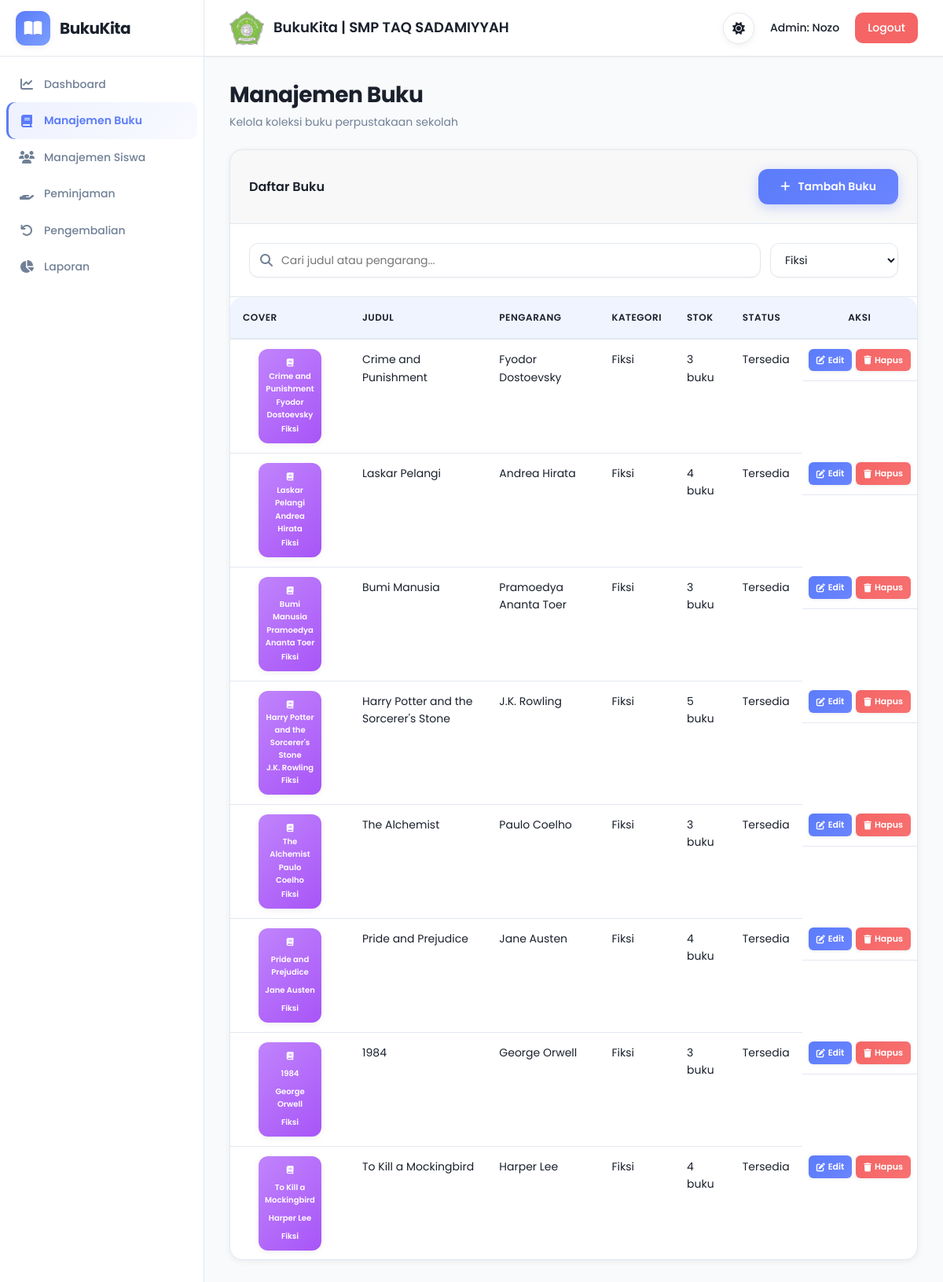
Screenshot of /pages/books.php?category=Fiksi (signed in) with the database file from the repository.
### tables this page shows
CREATE TABLE IF NOT EXISTS books (
    id INT PRIMARY KEY AUTO_INCREMENT,
    title VARCHAR(255) NOT NULL,
    author VARCHAR(255) NOT NULL,
    category VARCHAR(50) NOT NULL,
    cover VARCHAR(255) NULL,
    stock INT NOT NULL DEFAULT 3,
    status VARCHAR(20) DEFAULT 'available',
    created_at TIMESTAMP DEFAULT CURRENT_TIMESTAMP
);

### pages/books.php (the view, shortened to what this page needs)
<?php
require_once '../includes/functions.php';
$search = $_GET['search'] ?? '';
$filter_category = $_GET['category'] ?? '';
$query = "SELECT * FROM books WHERE 1=1";
$params = [];
$types = '';
if (!empty($filter_category)) {
    $query .= " AND category = ?";
    $params[] = $filter_category;
    $types .= 's';
}
$query .= " ORDER BY created_at DESC";
$stmt = $conn->prepare($query);
if (!empty($params)) {
    $stmt->bind_param($types, ...$params);
}
$stmt->execute();
$books = $stmt->get_result()->fetch_all(MYSQLI_ASSOC);
?>
<!DOCTYPE html>
<html lang="id">
<head>
    <link href="https://cdn.jsdelivr.net/npm/bootstrap@5.3.0/dist/css/bootstrap.min.css" rel="stylesheet">
    <link rel="stylesheet" href="https://cdnjs.cloudflare.com/ajax/libs/font-awesome/6.4.0/css/all.min.css">
    <link rel="stylesheet" href="../assets/css/style.css">
    <link rel="stylesheet" href="../assets/css/dark-mode.css">
</head>
<body class="dashboard-layout page-table-only">
    <div class="main-layout">
        <aside class="sidebar">
            <div class="sidebar-brand">
                <div class="book-logo">
                    <i class="fas fa-book-open"></i>
                </div>
                <span class="brand-title">BukuKita</span>
            </div>
            <nav>
                <a href="dashboard.php" class="nav-link">
                    <i class="fas fa-chart-line"></i> <span>Dashboard</span>
                </a>
                <a href="books.php" class="nav-link active">
                    <i class="fas fa-book"></i> <span>Manajemen Buku</span>
                </a>
                <a href="students.php" class="nav-link">
                    <i class="fas fa-users"></i> <span>Manajemen Siswa</span>
                </a>
                <a href="borrowing.php" class="nav-link">
                    <i class="fas fa-hand-holding"></i> <span>Peminjaman</span>
                </a>
                <a href="returning.php" class="nav-link">
                    <i class="fas fa-undo"></i> <span>Pengembalian</span>
                </a>
                <a href="reports.php" class="nav-link">
                    <i class="fas fa-chart-pie"></i> <span>Laporan</span>
                </a>
            </nav>
        </aside>
        <main class="content-wrapper">
            <nav class="navbar">
                <div class="navbar-content">
                    <div class="navbar-title">
                        <img src="../assets/uploads/logo/logo-transparent.png" alt="Logo SMP TAQ SADAMIYYAH" class="school-logo">
                        BukuKita | SMP TAQ SADAMIYYAH
                    </div>
                    <div class="navbar-user">
                        <button class="theme-toggle-btn" title="Switch Theme">
                            <i class="fas fa-sun"></i>
                        </button>
                        <span class="user-name">Admin: <?php echo htmlspecialchars($_SESSION['username']); ?></span>
                        <a href="../auth/logout.php" class="btn-logout">Logout</a>
                    </div>
                </div>
            </nav>
            <section class="dashboard-content">
        <div class="page-header">
            <h2>Manajemen Buku</h2>
            <p>Kelola koleksi buku perpustakaan sekolah</p>
        </div>
        <div class="card table-card">
            <div class="card-header">
                <h5>Daftar Buku</h5>
                <button type="button" class="btn btn-primary" onclick="addBook()">
                    <i class="fas fa-plus"></i> Tambah Buku
                </button>
            </div>
            <div class="card-body" style="border-bottom: 1px solid var(--border-color);">
                <div class="search-box" style="margin-bottom: 0;">
                    <div class="search-wrapper">
                        <i class="fas fa-search"></i>
                        <input type="text" class="search-input" id="searchInput" placeholder="Cari judul atau pengarang..." value="<?php echo htmlspecialchars($search); ?>">
                    </div>
                    <select class="filter-select" id="categoryFilter">
                        <option value="Fiksi" <?php echo $filter_category === 'Fiksi' ? 'selected' : ''; ?>>Fiksi</option>
                    </select>
                </div>
            </div>
            <div class="table-responsive">
                <table>
                    <thead>
                        <tr>
                            <th>Cover</th>
                            <th>Judul</th>
                            <th>Pengarang</th>
                            <th>Kategori</th>
                            <th>Stok</th>
                            <th>Status</th>
                            <th style="text-align: center;">Aksi</th>
                        </tr>
                    </thead>
                    <tbody id="booksTable">
                        <?php if (empty($books)): ?>
                            <tr>
                                <td colspan="7" style="padding: 40px;">
                                    <div style="width: 100%; display: flex; justify-content: center; align-items: center;">Belum ada buku</div>
                                </td>
                            </tr>
                        <?php else: ?>
                            <?php foreach ($books as $book): ?>
                            <tr>
                                <td class="book-cover-td">
                                    <?php echo renderBookCoverThumbnail($book, '../'); ?>
                                </td>
                                <td><?php echo htmlspecialchars($book['title']); ?></td>
                                <td><?php echo htmlspecialchars($book['author']); ?></td>
                                <td><?php echo htmlspecialchars($book['category']); ?></td>
                                <td><?php echo $book['stock']; ?> buku</td>
                                <td>
                                    <?php if ((int)$book['stock'] <= 0): ?>
                                        <span class="badge-soft badge-soft-danger">Habis</span>
                                    <?php elseif ($book['status'] === 'available'): ?>
                                        <span class="badge-soft badge-soft-success">Tersedia</span>
                                    <?php else: ?>
                                        <span class="badge-soft badge-soft-warning">Dipinjam</span>
                                    <?php endif; ?>
                                </td>
                                <td>
                                    <button class="btn btn-sm btn-primary" onclick="editBook(<?php echo $book['id']; ?>)">
                                        <i class="fas fa-edit"></i> Edit
                                    </button>
                                    <button class="btn btn-sm btn-danger" onclick="deleteBook(<?php echo $book['id']; ?>)">
                                        <i class="fas fa-trash"></i> Hapus
                                    </button>
                                </td>
                            </tr>
                            <?php endforeach; ?>
                        <?php endif; ?>
                    </tbody>
                </table>
            </div>
        </div>
            </section>
        </main>
    </div>
</body>
</html>

### includes/functions.php (shortened to what this page needs)
<?php
function getBookCoverCategorySlug($category) {
    $c = trim((string)$category);
    $map = [
        'Fiksi' => 'fiksi',
        'Nonfiksi' => 'nonfiksi',
        'Akademik' => 'akademik',
        'Sejarah' => 'sejarah',
    ];
    return $map[$c] ?? 'default';
}
function bookCoverTruncate($text, $max = 48) {
    $text = trim((string)$text);
    return $text;
}
function bookHasLocalCoverFile(array $book) {
    if (empty($book['cover'])) {
        return false;
    }
    $safe = basename($book['cover']);
    return is_file(bookCoverDiskPath($safe));
}
function renderBookCoverThumbnail(array $book, $assetsPrefix = '../') {
    $title = $book['title'] ?? '';
    $author = $book['author'] ?? '';
    $category = $book['category'] ?? '';
    $slug = getBookCoverCategorySlug($category);
    $tShort = htmlspecialchars(bookCoverTruncate($title, 52), ENT_QUOTES, 'UTF-8');
    $aShort = htmlspecialchars(bookCoverTruncate($author, 36), ENT_QUOTES, 'UTF-8');
    $cShort = htmlspecialchars(bookCoverTruncate($category, 18), ENT_QUOTES, 'UTF-8');
    return '<div class="book-cover-cell">'
        . '<div class="book-cover-placeholder book-cover-placeholder--' . htmlspecialchars($slug, ENT_QUOTES, 'UTF-8') . '" style="display:flex;" role="img" aria-label="' . $tShort . '">'
        . '<span class="book-cover-placeholder__icon"><i class="fas fa-book" aria-hidden="true"></i></span>'
        . '<span class="book-cover-placeholder__title">' . $tShort . '</span>'
        . '<span class="book-cover-placeholder__author">' . $aShort . '</span>'
        . '<span class="book-cover-placeholder__cat">' . $cShort . '</span>'
        . '</div>'
        . '</div>';
}

### assets/css/dark-mode.css (style rules this page uses)
.theme-toggle-btn { display: inline-flex; align-items: center; justify-content: center; background-color: var(--surface); color: var(--text-main); border: 1px solid var(--border-color); padding: 8px 14px; border-radius: 999px; cursor: pointer; font-size: 16px; transition: all 0.3s ease; box-shadow: var(--shadow-sm); }
.theme-toggle-btn i { transition: transform 0.3s ease; }

### rows the page displays
books: title "Crime and Punishment", author "Fyodor Dostoevsky", category "Fiksi", stock "3", status "Tersedia"
books: title "Laskar Pelangi", author "Andrea Hirata", category "Fiksi", stock "4", status "Tersedia"
books: title "Bumi Manusia", author "Pramoedya Ananta Toer", category "Fiksi", stock "3", status "Tersedia"
books: title "Harry Potter and the Sorcerer's Stone", author "J.K. Rowling", category "Fiksi", stock "5", status "Tersedia"
books: title "The Alchemist", author "Paulo Coelho", category "Fiksi", stock "3", status "Tersedia"
books: title "Pride and Prejudice", author "Jane Austen", category "Fiksi", stock "4", status "Tersedia"
books: title "1984", author "George Orwell", category "Fiksi", stock "3", status "Tersedia"
books: title "To Kill a Mockingbird", author "Harper Lee", category "Fiksi", stock "4", status "Tersedia"

### other values shown
$_SESSION['username'] "Nozo"
